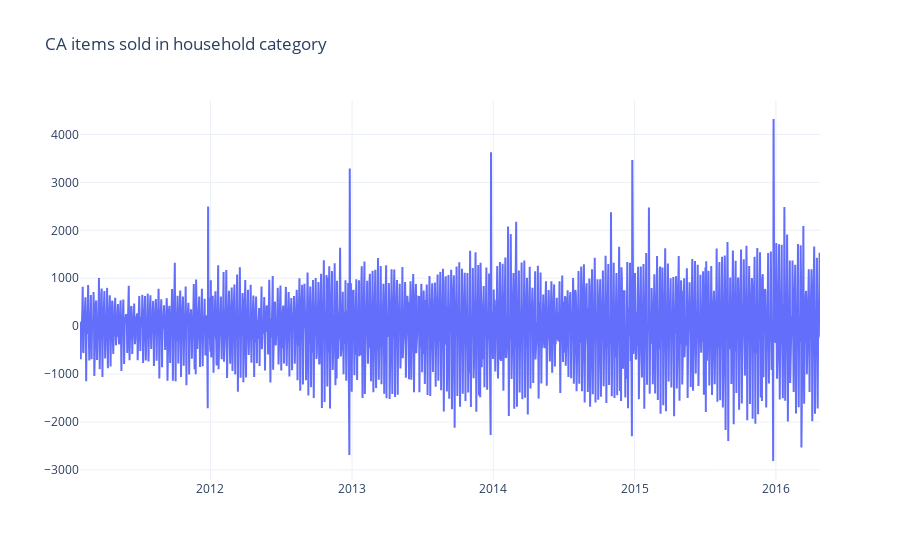

Notebook source saved alongside this figure:
### Code cell
# Посмотрим еще раз на первоначальные данные
plotly_df(data.set_index('ds')[['y_diff']], title = 'CA items sold in household category')

### Figure 1 — Plotly figure (JSON) as saved in the notebook; plotly's stock layout.template omitted (floating-point values rounded to 4 significant figures; data arrays with more than 128 entries replaced by an {"elided": "..."} marker saying what was removed)
{"data": [{"mode": "lines", "name": "y_diff", "type": "scatter", "x": {"elided": "1913 str values"}, "y": {"elided": "1913 int values"}}], "layout": {"title": {"text": "CA items sold in household category"}}}
